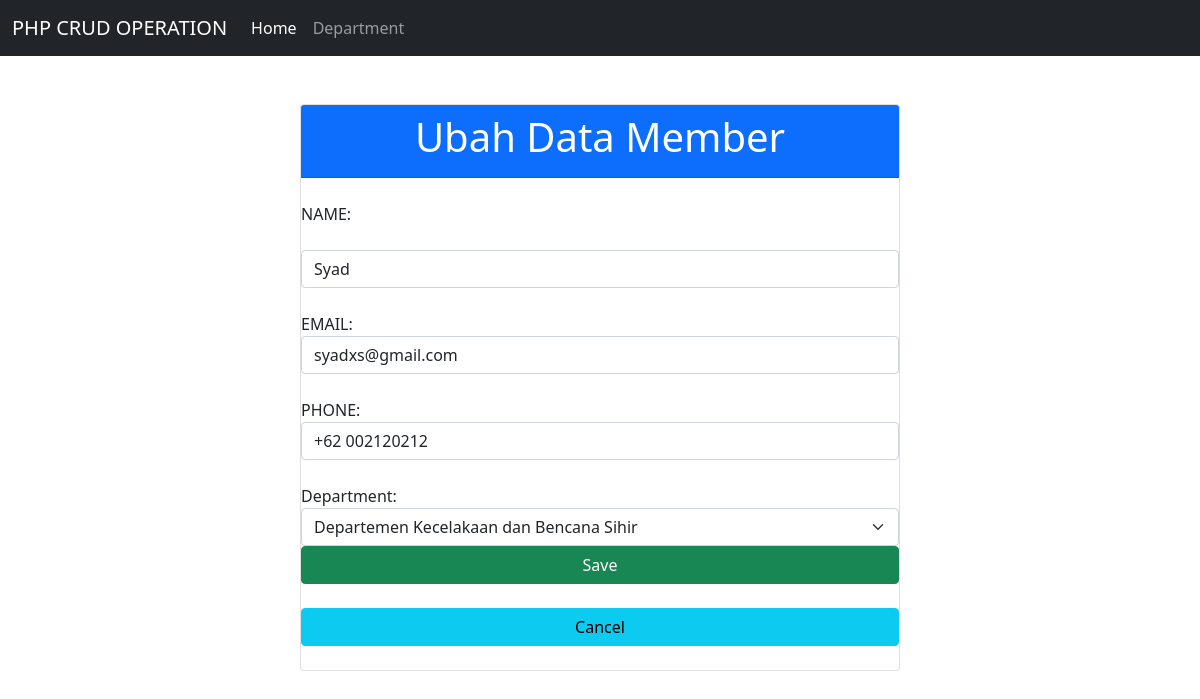
Page /source_code/create.php?id_edit=2 on the committed database.
### tables this page shows
CREATE TABLE `members` (
  `member_id` int(11) NOT NULL,
  `name` varchar(255) NOT NULL,
  `email` varchar(255) NOT NULL,
  `department_id` int(11) NOT NULL,
  `phone` varchar(255) NOT NULL,
  `join_date` date NOT NULL DEFAULT current_timestamp()
);

### source_code/App/controllers/MembersController.controller.php (called while the page is built, shortened)
<?php
  include_once("resources/views/Member/AddMember.view.php");
  class MembersController {
    private $member;
    private $department;
    function __construct(){
      $this->member = new Members(Conf::$db_host, Conf::$db_user, Conf::$db_pass, Conf::$db_name);
      $this->department = new Department(Conf::$db_host, Conf::$db_user, Conf::$db_pass, Conf::$db_name);
    }
    function edit($id){
      $this->member->open();
      $this->department->open();
      $this->member->getMemberById($id);
      $this->department->getDepartment();
      $data = array(
        'members' => array(),
        'department' => array(),
      );
      while($row = $this->member->getResult()){
        array_push($data['members'], $row);
      }
      while($row = $this->department->getResult()){
        array_push($data['department'], $row);
      }
      $view = new AddMemberView();
      $view->render($data);
    }
  }
?>

### source_code/App/models/DB.model.php (called while the page is built, shortened)
<?php
class DB {
  private $hostname;
  private $username;
  private $password;
  private $dbname;
  private $conn;
  function __construct($hostname, $username, $password, $dbname) {
      $this->hostname = $hostname;
      $this->username = $username;
      $this->password = $password;
      $this->dbname = $dbname;
  }
  function open() {
    $this->conn = mysqli_connect($this->hostname, $this->username, $this->password, $this->dbname);
  }
  function execute($query) {
    $this->result = mysqli_query($this->conn, $query);
  }
}

### source_code/App/models/Members.model.php (called while the page is built, shortened)
<?php
class Members extends DB {
    function getMemberById($id){
      $query = "SELECT * FROM members JOIN department ON members.department_id=department.department_id WHERE members.member_id = $id";
      return $this->execute($query);
    }
}
?>

### source_code/App/models/Department.model.php (called while the page is built, shortened)
<?php
  class Department extends DB {
    function getDepartment() {
        $query = "SELECT * FROM department";
        return $this->execute($query);
    }
  }
?>

### source_code/resources/views/Member/AddMember.view.php (the view, shortened to what this page needs)
<?php
  class AddMemberView {
    public function render($data) {
    $dataTambah = null;
    if (isset($_GET['id_edit'])) {
      $member = $data['members'][0];
      $dataTambah .= "<label> NAME: </label>
      <input type='hidden' name='id_member' class='form-control' value='" . $member['member_id'] . "'> <br>
      <input type='text' name='name' class='form-control' value='" . $member['name'] . "'> <br>
      <label> EMAIL: </label>
      <input type='text' name='email' class='form-control' value='" . $member['email'] . "'> <br>
      <label> PHONE: </label>
      <input type='text' name='phone' class='form-control' value='" . $member['phone'] . "'> <br>
        <label> Department: </label>";
      $dataTambah .= "<select class='form-select' name='department_id' required>
        <option value=''>-- Pilih Department --</option>";
      foreach ($data['department'] as $row) {
        $dataTambah .= "<option value=" . $row['department_id'] . " " . (($row['department_id'] == $member['department_id']) ? "selected" : " ") . ">" . $row['department_name'] . "</option>";
      }
      $dataTambah .= "</select>";
      $dataTambah .= "<button class='btn btn-success' type='submit' name='simpan'> Save </button><br>
        <a class='btn btn-info' type='submit' name='cancel' href='index.php'> Cancel </a><br>";
    }
  }
  }
?>

### rows in the picture
members: name "Syad", email "syadxs@gmail.com", phone "+62 002120212"

### other values in the picture
$this->content "PHP CRUD OPERATION Home Department Ubah Data Member"
form field department_id "Departemen Kecelakaan dan Bencana Sihir"
